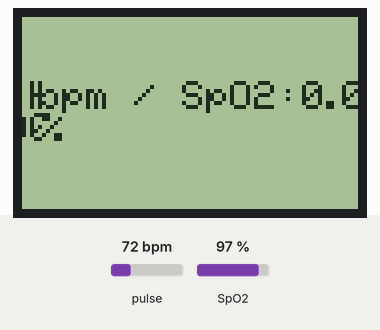
Simulated run of this sketch. Board: Arduino Uno, built with avr-gcc and run on an emulated ATmega328P. Shown: 84×48 one-colour display. The test bench sets the inputs (shaded band); at power-on: pulse 72 bpm, SpO2 97 %. What the sketch prints to the serial monitor is not drawn.

Above: at 1.6 s.
1.7 s: pulse set to 100 bpm
At 4.2 s:
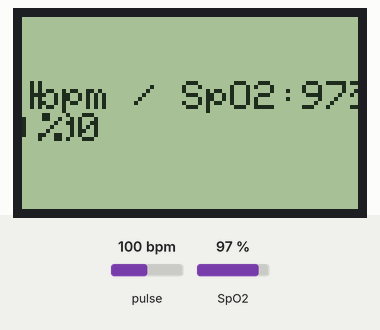
4.6 s: SpO2 set to 80 %
At 5.5 s:
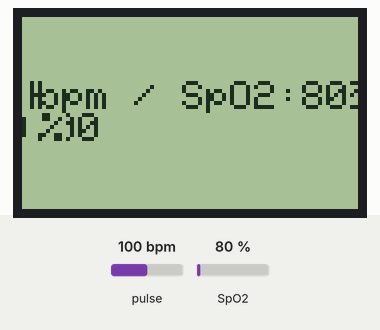
6.7 s: pulse set to 42 bpm
At 7.9 s:
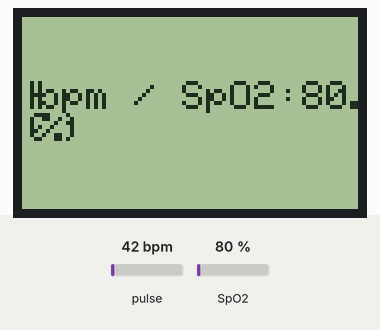
8.8 s: SpO2 set to 85 %
At 10.3 s:
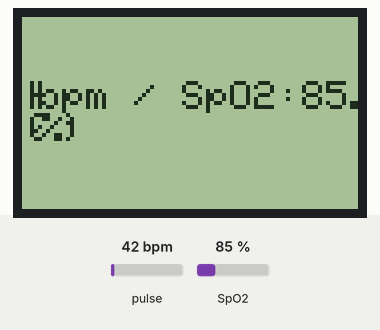
Timing chart, 0 to 11.8 s (numbered marks = the images above; inputs shaded):
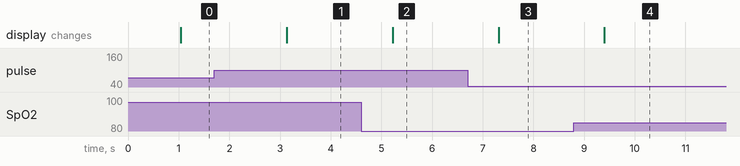

Measured:
- after the input at 1.7 s, the display: changes after 1.4 s (image 1)
- after the input at 4.6 s, the display: changes after 0.62 s (image 2)
- after the input at 6.7 s, the display: changes after 0.61 s (image 3)
- after the input at 8.8 s, the display: changes after 0.60 s (image 4)

The sketch:

Blood_Oxygen_Heart_Rate_Measurement_with_Pulse_Oximeter.ino
```cpp
#include <Nokia_LCD.h>
#include <Wire.h>
#include "MAX30100_PulseOximeter.h"

Nokia_LCD lcd(6 /* CLK */, 5 /* DIN */, 4 /* DC */, 3 /* CE */, 2/* RST */);

#define REPORTING_PERIOD_MS     1000

// PulseOximeter is the higher level interface to the sensor
// it offers:
//  * beat detection reporting
//  * heart rate calculation
//  * SpO2 (oxidation level) calculation
PulseOximeter pox;

uint32_t tsLastReport = 0;

// Callback (registered below) fired when a pulse is detected
void onBeatDetected()
{
    Serial.println("Beat!");
}


void setup() {
  // put your setup code here, to run once:
  // Initialize the screen
  lcd.begin();
  // Turn on the backlight
  lcd.setBacklight(true);
  // Set the contrast
  lcd.setContrast(40);  // Good values are usualy between 40 and 60

  // Clear the screen by filling it with black pixels
  lcd.clear();

  // Set the cursor on the beginning of the 6th row (the last one)
  // Write something on the specific row with inverted color

  Serial.begin(115200);

  Serial.print("Initializing - pulse & oximeter..");
  lcd.setCursor(1, 1);
  lcd.print("Initializing - pulse & oximeter.....");

    // Initialize the PulseOximeter instance
    // Failures are generally due to an improper I2C wiring, missing power supply
    // or wrong target chip
  if (!pox.begin()) {
      lcd.clear();
      lcd.setCursor(3, 2);
      lcd.print("FAILED");
      Serial.println("FAILED");
      for(;;);
  } else {
      lcd.clear();
      lcd.setCursor(3, 2);
      lcd.print("SUCCESS");
      Serial.println("SUCCESS");
  }

    // The default current for the IR LED is 50mA and it could be changed
    //   by uncommenting the following line. Check MAX30100_Registers.h for all the
    //   available options.
    // pox.setIRLedCurrent(MAX30100_LED_CURR_7_6MA);

    // Register a callback for the beat detection
  pox.setOnBeatDetectedCallback(onBeatDetected);
}

void loop() {
  // put your main code here, to run repeatedly:
  // Make sure to call update as fast as possible
  pox.update();

  // Asynchronously dump heart rate and oxidation levels to the serial
  // For both, a value of 0 means "invalid"
  if (millis() - tsLastReport > REPORTING_PERIOD_MS) {
    Serial.print("Heart rate:");
    lcd.clear();
    lcd.setCursor(2, 2);
    lcd.print("Heart rate:");
    Serial.print(pox.getHeartRate());
    lcd.print(pox.getHeartRate());
    Serial.print("bpm / SpO2:");
    lcd.setCursor(4, 2);
    lcd.print("bpm / SpO2:");
    Serial.print(pox.getSpO2());
    lcd.print(pox.getSpO2());
    Serial.println("%");
    lcd.setCursor(5, 3);
    lcd.print("%");

    tsLastReport = millis();
  }


}
```
